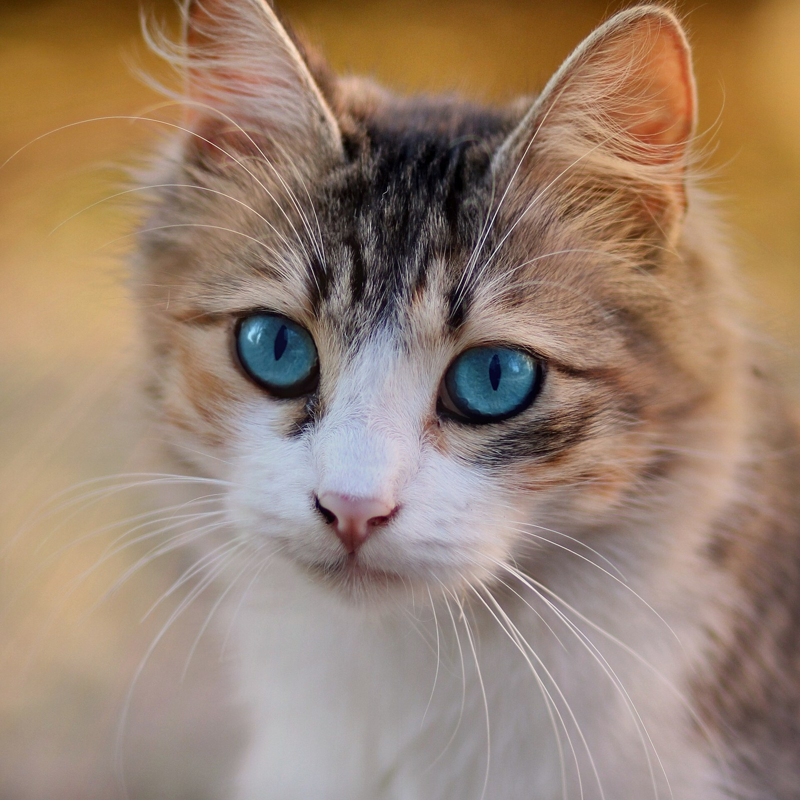
#> input picture ep02-edges/cat.png, 800 x 800 px
$ jupyter execute ep02_edges.ipynb
#> lines starting #> are read from the running program, lines starting #| are printed output that depends on the picture; after the words box and inside, x2 and y2 are one past the last pixel; in counts of white or black regions, pixels touching at a corner belong together
# EP02｜電腦怎麼找到邊緣？一張 3 × 3 小格子就夠了

像素腦底加！這是影片裡的程式碼，按上方的 **執行階段 → 全部執行**（或每格按 ▶️）就能自己跑一遍。
這次只用 NumPy 和 Pillow，不用 OpenCV，每一步都看得到。

📺 影片：[youtube.com/@pixelbraintw](https://www.youtube.com/@pixelbraintw)

## 0. 準備：載入套件、下載一張貓咪照片（CC0 授權，作者 AdinaVoicu，Wikimedia Commons）

[cell 1]
import os, urllib.request
import numpy as np
import matplotlib.pyplot as plt
from PIL import Image

if not os.path.exists("cat.png"):
    urllib.request.urlretrieve("https://raw.githubusercontent.com/pixelbraintw/pixelbrain-code/main/ep02-edges/cat.png", "cat.png")

def show(*imgs, titles=None, size=4, top=400):
    """把一張或多張圖並排顯示（邊緣圖取絕對值，超過 top 的都算最亮）"""
    fig, axes = plt.subplots(1, len(imgs), figsize=(size * len(imgs), size))
    for i, (ax, im) in enumerate(zip(np.atleast_1d(axes), imgs)):
        if im.dtype == bool:
            ax.imshow(~im, cmap="gray", interpolation="nearest")
        elif im.ndim == 2 and (im.max() > 255 or im.min() < 0):
            ax.imshow(np.clip(np.abs(im), 0, top), cmap="gray", vmin=0, vmax=top, interpolation="nearest")
        else:
            ax.imshow(im, cmap="gray", vmin=0, vmax=255, interpolation="nearest")
        if titles: ax.set_title(titles[i])
        ax.axis("off")
    plt.show()

## 1. 讀成灰階

`convert("L")` 是轉成灰階，每一格只剩一個亮度數字，所以形狀沒有後面那個 3。

[cell 2]
gray = np.array(Image.open("cat.png").convert("L"), dtype=float)
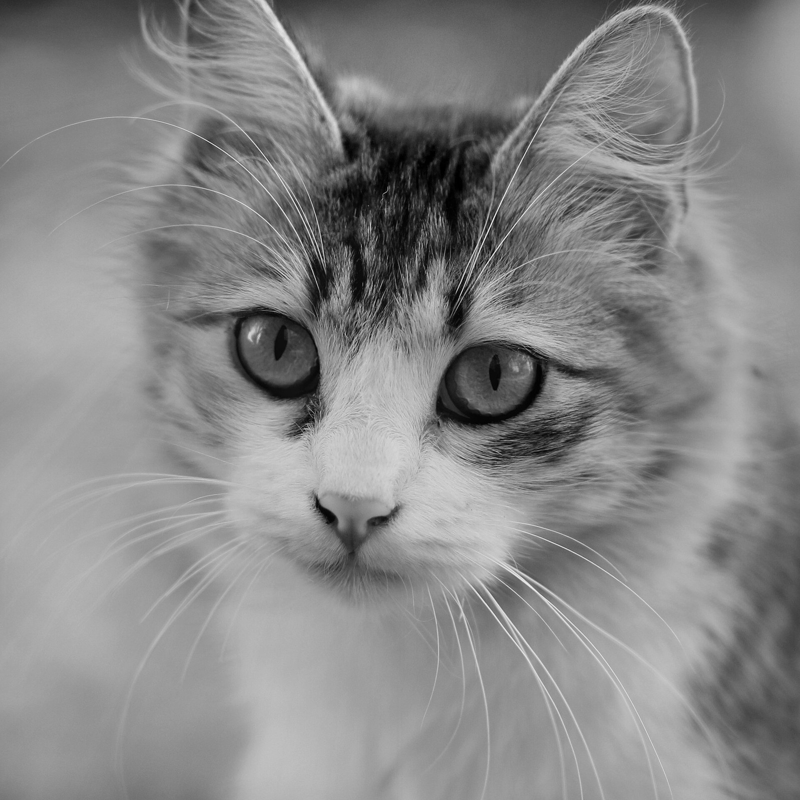
#> gray: shape (800, 800) float64; min 0, max 241, mean 135.5
print(gray.shape)
#| (800, 800)
show(gray)

## 2. 手算一次 Sobel 九宮格

對齊的數字兩兩相乘，九個結果全部加起來。

[cell 3]
kx = np.array([[-1, 0, 1], [-2, 0, 2], [-1, 0, 1]])
edge = np.array([[10, 10, 200],
                 [10, 10, 200],
                 [10, 10, 200]])
flat = np.full((3, 3), 200)
print("放在邊緣上:", np.sum(kx * edge))
print("放在平坦處:", np.sum(kx * flat))

## 3. 把九宮格滑過整張圖

小技巧：不是一格一格移動九宮格，而是把整張圖錯開 9 次，每次乘上九宮格裡的一個數字再疊加，結果一樣但快很多。
最外圈放不滿九宮格，所以輸出是 798 × 798。

（嚴格說這是「互相關」，數學上的卷積要先把九宮格轉 180 度；對 Sobel 來說只差正負號，邊緣強度一樣。深度學習的卷積層算的也是這種不翻轉的版本。）

[cell 4]
def filter3x3(img, k):
    h, w = img.shape
#> h = 800; w = 800
    out = np.zeros((h - 2, w - 2))
    for dy in range(3):
        for dx in range(3):
            out += k[dy, dx] * img[dy:dy + h - 2, dx:dx + w - 2]
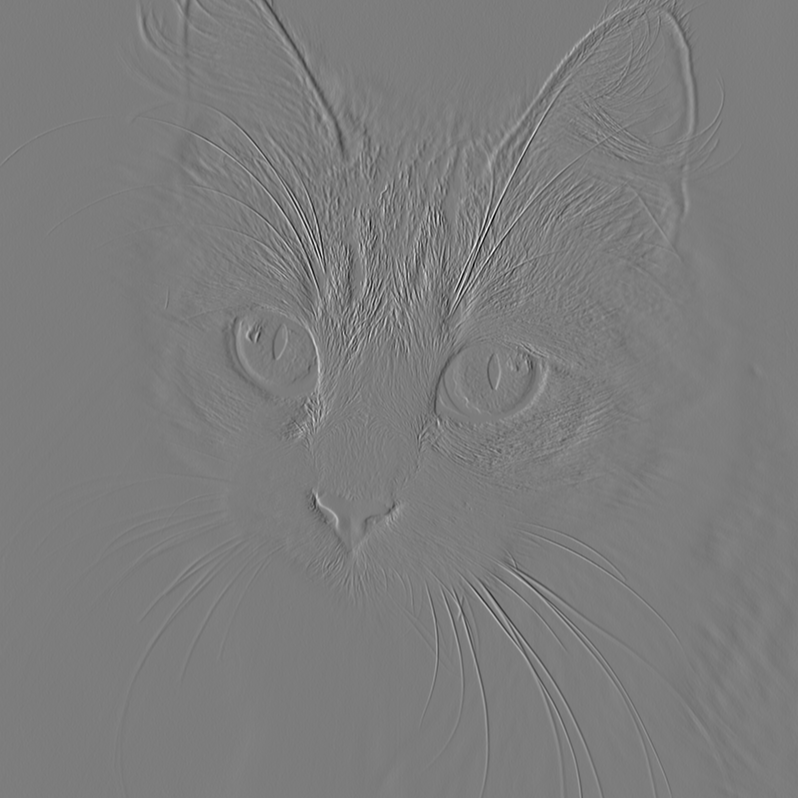
#> out: shape (798, 798) float64; min -705, max 734, mean -0.2; drawn with min black and max white
    return out

## 4. 找直的邊：gx

正的（由暗變亮）塗黃色、負的（由亮變暗）塗藍色。

[cell 5]
kx = np.array([[-1, 0, 1], [-2, 0, 2], [-1, 0, 1]])
gx = filter3x3(gray, kx)
print(gx.min(), gx.max())
#| -705.0 734.0

pos, neg = np.clip(gx, 0, None), np.clip(-gx, 0, None)
sign = np.clip(np.stack([pos, 0.8 * pos, neg], -1) * 255 / 400, 0, 255).astype(np.uint8)
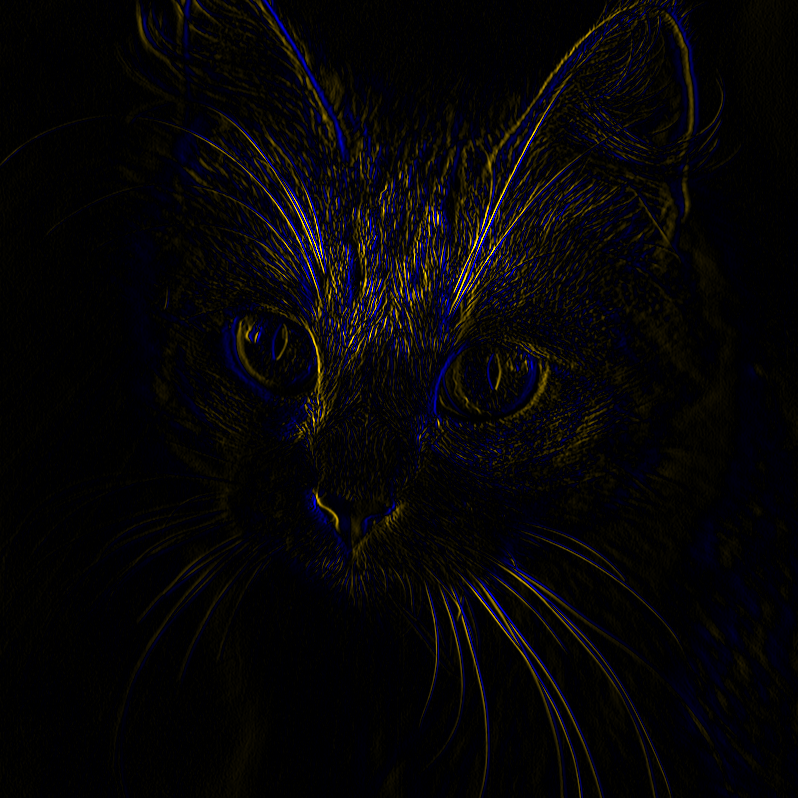
#> sign: shape (798, 798, 3); mean of channels 0, 1, 2 6.4, 5.1, 6.6; drawn as R, G, B
show(np.abs(gx), sign, titles=["|gx|", "gx: + yellow, - blue"], size=5)
#> call 2 of show, with size = 5, top = 400
#> in show (call 2), `plt.show()`:
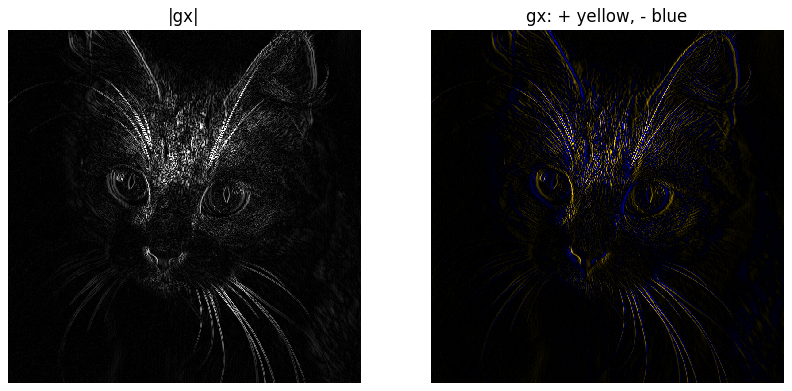
#> figure drawn by matplotlib, 2 panels

## 5. 找橫的邊，再用畢氏定理合起來

[cell 6]
gy = filter3x3(gray, kx.T)
#> after the loop in filter3x3 (call 2), `for dy in range(3):`:
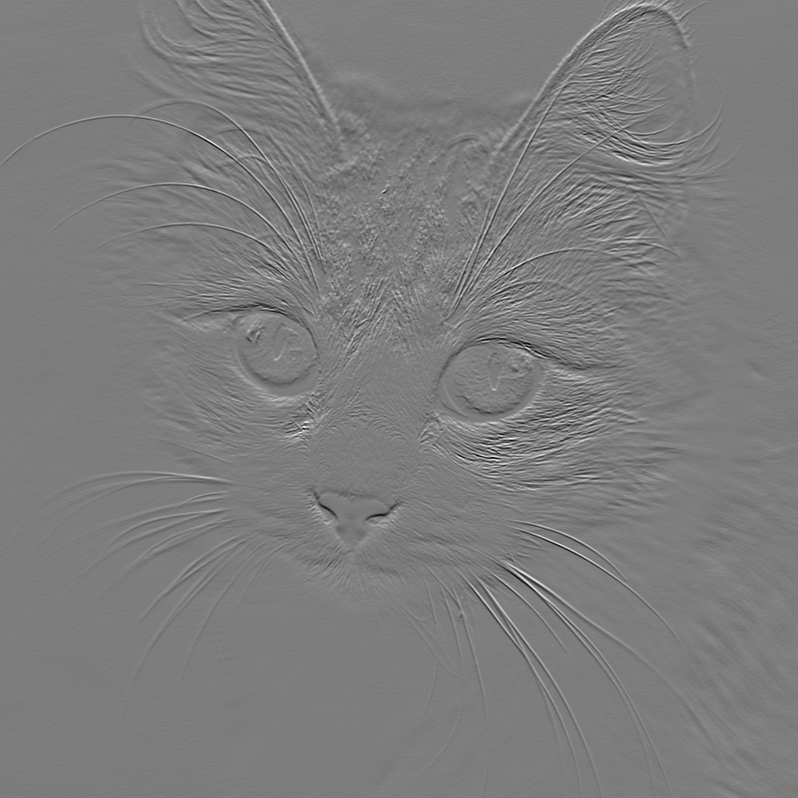
#> out: shape (798, 798) float64; min -469, max 486, mean 0.7; drawn with min black and max white
mag = np.hypot(gx, gy)
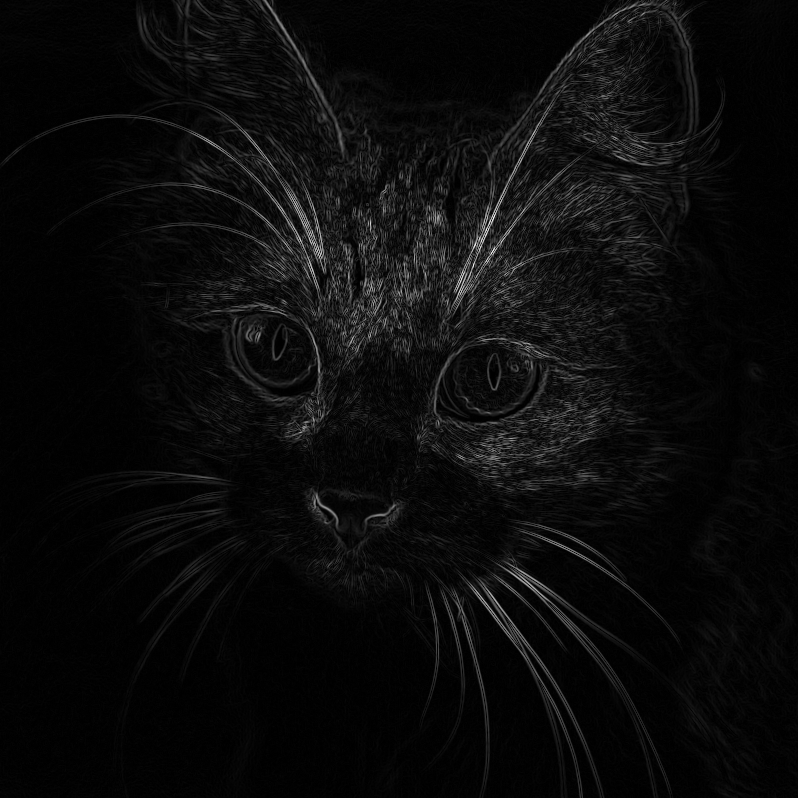
#> mag: shape (798, 798) float64; min 0, max 760.2, mean 33.7; drawn with min black and max white
show(gx, gy, mag, titles=["gx", "gy", "magnitude"])
#> call 3 of show, with size = 4, top = 400
#> in show (call 3), `plt.show()`:
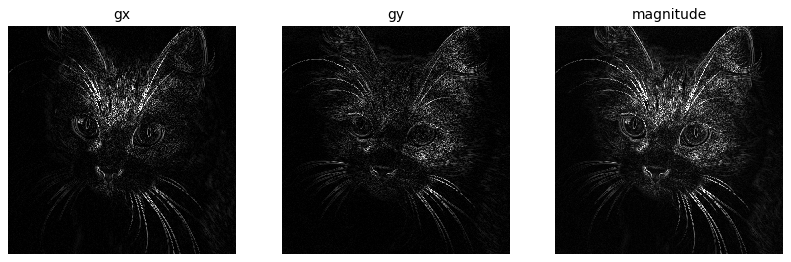
#> figure drawn by matplotlib, 3 panels

## 6. 門檻：多強才算邊緣

[cell 7]
for T in (30, 100, 300):
    print(f"門檻 {T}: {(mag > T).mean():.1%} 的像素是邊緣")
#> this loop made 3 passes
#| 門檻 30: 29.5% 的像素是邊緣
#| 門檻 100: 8.2% 的像素是邊緣
#| 門檻 300: 0.6% 的像素是邊緣

edges = mag > 100
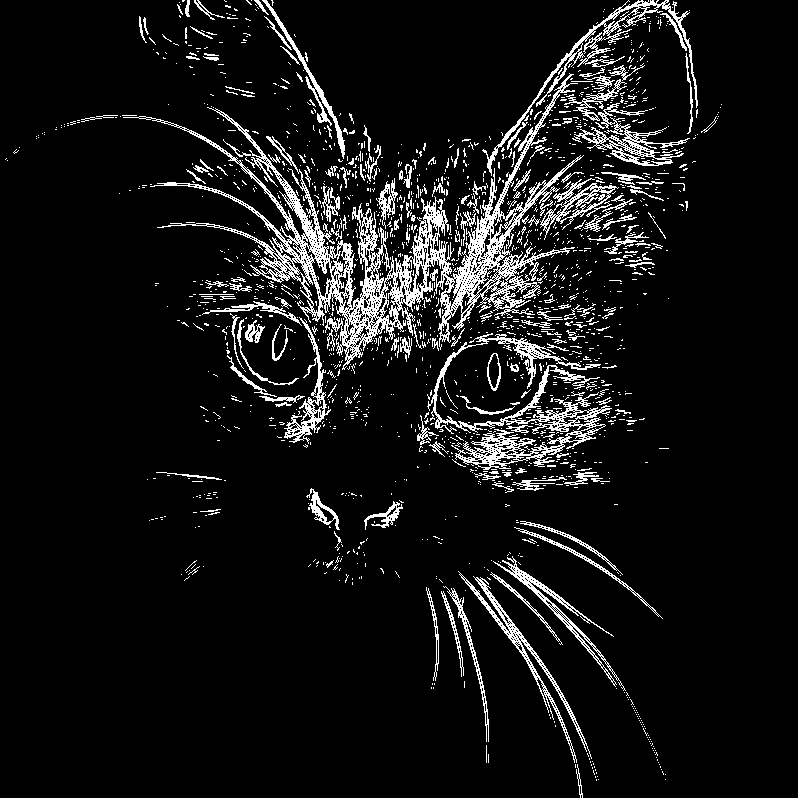
#> edges: shape (798, 798) bool; 8.2% white in thin lines or dots, all inside (x1, y1, x2, y2) = (5, 0, 722, 798)
show(mag > 30, edges, mag > 300, titles=["mag > 30", "mag > 100", "mag > 300"])
#> call 4 of show, with size = 4, top = 400
#> in show (call 4), `plt.show()`:
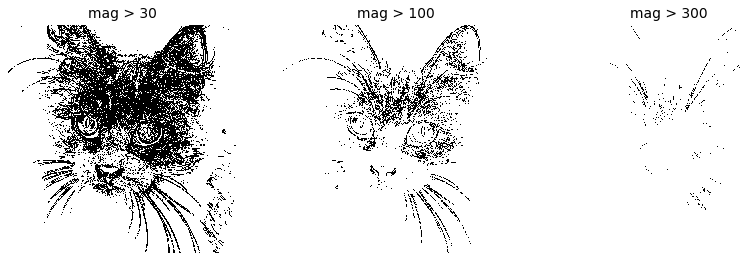
#> figure drawn by matplotlib, 3 panels
